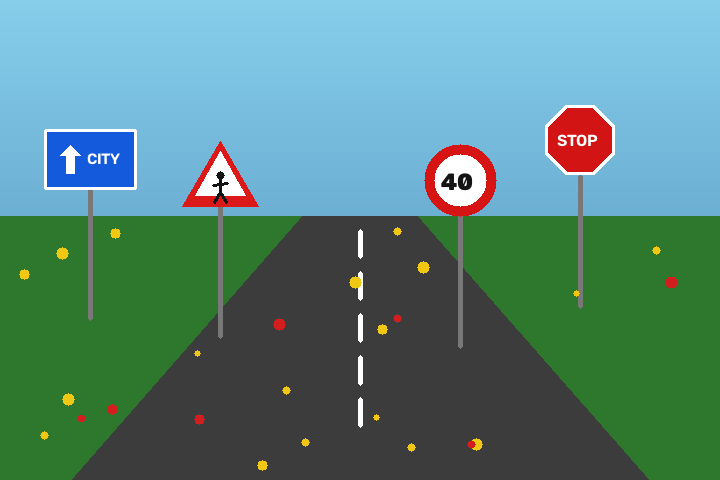
#> input picture sample_data/comprehensive_test_scene.png, 720 x 480 px; the run also reads 1 picture not shown here
$ python generate_all_screenshots.py   (older library calls are emulated)
#> lines starting #> are read from the running program, lines starting #| are printed output that depends on the picture; after the words box and inside, x2 and y2 are one past the last pixel; in counts of white or black regions, pixels touching at a corner belong together
### pipeline/template_matcher.py
import cv2
import numpy as np

def create_canonical_templates():
    """
    Generates standard canonical templates (48x48) for template matching
    using Normalized Cross Correlation (NCC).
    """
    templates = {}

    # 1. '40' Template (Dark text on white background)
    t40 = np.ones((48, 48), dtype=np.uint8) * 255
    cv2.putText(t40, "40", (4, 33), cv2.FONT_HERSHEY_DUPLEX, 0.85, 0, 2)
    templates['40'] = t40

    # 2. '50' Template (Dark text on white background)
    t50 = np.ones((48, 48), dtype=np.uint8) * 255
    cv2.putText(t50, "50", (4, 33), cv2.FONT_HERSHEY_DUPLEX, 0.85, 0, 2)
    templates['50'] = t50

    # 3. 'STOP' Template (White text on dark red background)
    t_stop = np.zeros((48, 48), dtype=np.uint8)
    cv2.putText(t_stop, "STOP", (2, 28), cv2.FONT_HERSHEY_DUPLEX, 0.48, 255, 1)
    templates['STOP'] = t_stop

    # 4. 'PEDESTRIAN' Template (Dark silhouette on white background)
    t_ped = np.ones((48, 48), dtype=np.uint8) * 255
    cv2.circle(t_ped, (24, 12), 4, 0, -1)
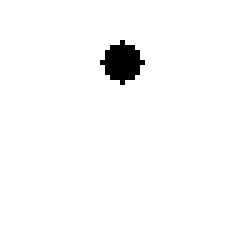
#> t_ped: shape (48, 48) (shown 5 times larger); 97.9% white; 1 black region, box (x1, y1, x2, y2) and area: (20, 8, 29, 17) 49
    cv2.line(t_ped, (24, 16), (24, 30), 0, 3)
#> t_ped: shape (48, 48); 94.5% white; 1 black region, box (x1, y1, x2, y2) and area: (20, 8, 29, 33) 127
    cv2.line(t_ped, (16, 24), (32, 20), 0, 2)
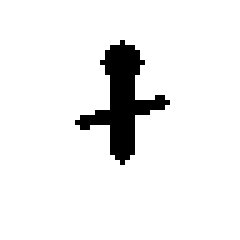
#> t_ped: shape (48, 48) (shown 5 times larger); 92.9% white; 1 black region, box (x1, y1, x2, y2) and area: (15, 8, 34, 33) 163
    cv2.line(t_ped, (24, 30), (16, 42), 0, 2)
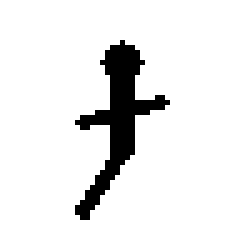
#> t_ped: shape (48, 48) (shown 5 times larger); 91.1% white; 1 black region, box (x1, y1, x2, y2) and area: (15, 8, 34, 44) 205
    cv2.line(t_ped, (24, 30), (32, 42), 0, 2)
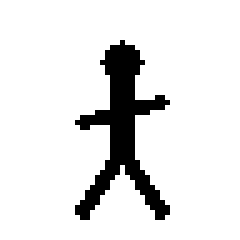
#> t_ped: shape (48, 48) (shown 5 times larger); 89.3% white; 1 black region, box (x1, y1, x2, y2) and area: (15, 8, 34, 44) 247
    templates['PEDESTRIAN'] = t_ped

    # 5. 'ARROW' Template (White arrow on blue background)
    t_arr = np.zeros((48, 48), dtype=np.uint8)
    arrow_pts = np.array([
        [24, 8],
        [36, 22],
        [28, 22],
        [28, 40],
        [20, 40],
        [20, 22],
        [12, 22]
    ], dtype=np.int32)
    cv2.fillPoly(t_arr, [arrow_pts], 255)
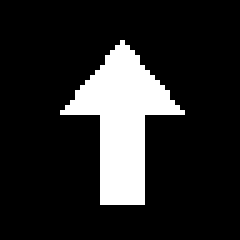
#> t_arr: shape (48, 48) (shown 5 times larger); 15.5% white; 1 white region, box (x1, y1, x2, y2) and area: (12, 8, 37, 41) 357
#> in generate_screenshots, bgr is the input picture: shape (480, 720, 3); mean B, G, R 126.2, 133.1, 87.6
    templates['ARROW'] = t_arr

    return templates

CANONICAL_TEMPLATES = create_canonical_templates()

def match_sign_template(roi_rgb: np.ndarray, candidate_type: str) -> tuple[str, float]:
    """
    Performs Normalized Cross-Correlation (NCC) template matching on the internal
    sign symbol area to identify specific road sign designations ('40', '50', 'STOP', etc.).
    """
    if roi_rgb is None or roi_rgb.size == 0:
        return "", 0.0

    h, w = roi_rgb.shape[:2]
    if h < 24 or w < 24:
        return "", 0.0

    roi_gray = cv2.cvtColor(roi_rgb, cv2.COLOR_RGB2GRAY)

    # Extract central 65% symbol region to exclude outer border ring
    y_start, y_end = int(h * 0.18), int(h * 0.82)
    x_start, x_end = int(w * 0.18), int(w * 0.82)
    inner_symbol = roi_gray[y_start:y_end, x_start:x_end]

    if inner_symbol.size == 0:
        return "", 0.0

    inner_resized = cv2.resize(inner_symbol, (48, 48), interpolation=cv2.INTER_AREA)

    cand_lower = candidate_type.lower()

    # 1. Circular Red Sign: Test Speed Limits 40 and 50
    if "circle" in cand_lower or "speed" in cand_lower or "prohibitory" in cand_lower:
        res40 = cv2.matchTemplate(inner_resized, CANONICAL_TEMPLATES['40'], cv2.TM_CCOEFF_NORMED)
        res50 = cv2.matchTemplate(inner_resized, CANONICAL_TEMPLATES['50'], cv2.TM_CCOEFF_NORMED)
        _, max40, _, _ = cv2.minMaxLoc(res40)
        _, max50, _, _ = cv2.minMaxLoc(res50)

        if max(max40, max50) >= 0.35:
            if max40 >= max50:
                return "Speed Limit 40", float(max40)
            else:
                return "Speed Limit 50", float(max50)
        return "Speed Limit (Circular)", 0.50

    # 2. Octagonal Red Sign: Test STOP
    if "stop" in cand_lower or "octagon" in cand_lower:
        res_stop = cv2.matchTemplate(inner_resized, CANONICAL_TEMPLATES['STOP'], cv2.TM_CCOEFF_NORMED)
        _, max_stop, _, _ = cv2.minMaxLoc(res_stop)
        if max_stop >= 0.30:
            return "STOP Sign", float(max_stop)
        return "STOP Sign (Octagon)", 0.85

    # 3. Triangular Sign: Pedestrian Crossing
    if "triangle" in cand_lower or "pedestrian" in cand_lower:
        return "Pedestrian Crossing", 0.90

    # 4. Rectangular Blue Sign: Direction Board
    if "direction" in cand_lower or "rectangle" in cand_lower or "blue" in cand_lower:
        return "Direction Board", 0.92

    return "", 0.0

### pipeline/color_segmentation.py
import cv2
import numpy as np

def rgb_to_hsv(image_rgb: np.ndarray) -> np.ndarray:
    """
    Convert RGB image to HSV (Hue, Saturation, Value) color space.
    HSV decouples intensity (Value) from chromatic information (Hue & Saturation),
    providing invariance to illumination variations on roads.
    """
    return cv2.cvtColor(image_rgb, cv2.COLOR_RGB2HSV)
#> returned value: shape (480, 720, 3); mean H, S, V 58.2, 99.1, 151.7

# [6 lines left out: function get_hsv_channels, not called in this run]

def segment_colors(
    image_rgb: np.ndarray,
    detect_red: bool = True,
    detect_blue: bool = True,
    detect_yellow: bool = True,
    red_lower1=(0, 100, 70),
    red_upper1=(10, 255, 255),
    red_lower2=(165, 100, 70),
    red_upper2=(180, 255, 255),
    blue_lower=(102, 130, 60),
    blue_upper=(130, 255, 255),
    yellow_lower=(15, 110, 60),
    yellow_upper=(35, 255, 255)
):
    """
    Segments candidate traffic sign regions by color thresholding in HSV color space.
    Traffic signs predominantly use Red (regulatory/stop), Blue (mandatory/info),
    and Yellow/Amber (warning/caution).

    Because Red wraps around the 0-180 Hue boundary in OpenCV, two threshold ranges
    are computed and joined via bitwise-OR.

    Returns:
        combined_mask: np.ndarray (binary mask of all detected colors)
        color_masks: dict containing individual binary masks for 'red', 'blue', 'yellow'
        masked_rgb: np.ndarray (original image masked with combined_mask)
    """
#> called with detect_red = True, detect_blue = True, detect_yellow = True, red_lower1 = (0, 100, 70), red_upper1 = (10, 255, 255), red_lower2 = (165, 100, 70), red_upper2 = (180, 255, 255), blue_lower = (102, 130, 60)
    hsv = rgb_to_hsv(image_rgb)
    h, w, _ = image_rgb.shape
    combined_mask = np.zeros((h, w), dtype=np.uint8)
    color_masks = {}

    # Red Segmentation (Dual Hue range for wrap-around)
    if detect_red:
        mask_red1 = cv2.inRange(hsv, np.array(red_lower1, dtype=np.uint8), np.array(red_upper1, dtype=np.uint8))
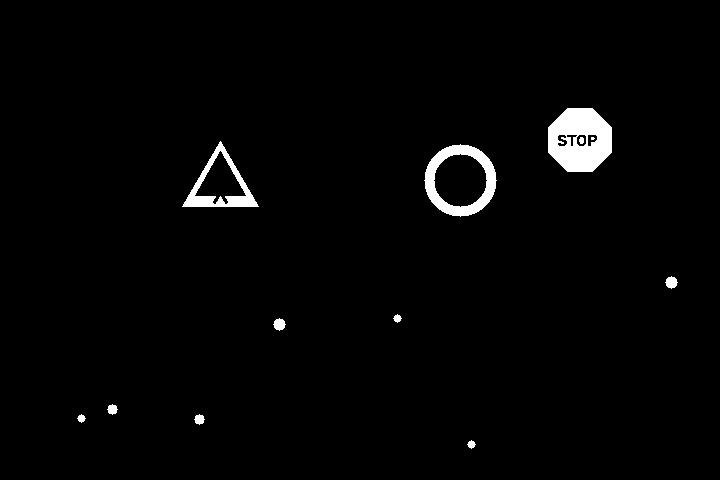
#> mask_red1: shape (480, 720); 2% white; 12 white regions (1 under 20 px), largest, box (x1, y1, x2, y2) and area: (548, 108, 612, 172) 3077, (424, 144, 497, 217) 1932, (182, 141, 259, 207) 1348
        mask_red2 = cv2.inRange(hsv, np.array(red_lower2, dtype=np.uint8), np.array(red_upper2, dtype=np.uint8))
#> mask_red2: shape (480, 720); every value is 0
        mask_red = cv2.bitwise_or(mask_red1, mask_red2)
        color_masks['red'] = mask_red
        combined_mask = cv2.bitwise_or(combined_mask, mask_red)
    else:
        color_masks['red'] = np.zeros((h, w), dtype=np.uint8)

    # Blue Segmentation (Higher saturation threshold avoids natural sky)
    if detect_blue:
        mask_blue = cv2.inRange(hsv, np.array(blue_lower, dtype=np.uint8), np.array(blue_upper, dtype=np.uint8))
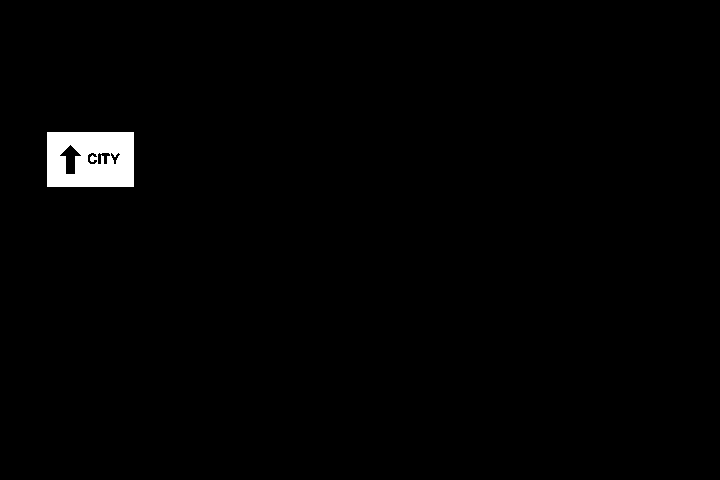
#> mask_blue: shape (480, 720); 1.3% white; 1 white region, box (x1, y1, x2, y2) and area: (47, 132, 134, 187) 4332
        color_masks['blue'] = mask_blue
        combined_mask = cv2.bitwise_or(combined_mask, mask_blue)
#> combined_mask: shape (480, 720); 3.3% white; 13 white regions (1 under 20 px), largest, box (x1, y1, x2, y2) and area: (47, 132, 134, 187) 4332, (548, 108, 612, 172) 3077, (424, 144, 497, 217) 1932
    else:
        color_masks['blue'] = np.zeros((h, w), dtype=np.uint8)

    # Yellow Segmentation
    if detect_yellow:
        mask_yellow = cv2.inRange(hsv, np.array(yellow_lower, dtype=np.uint8), np.array(yellow_upper, dtype=np.uint8))
#> mask_yellow: shape (480, 720); 0.36% white; 18 white regions, largest, box (x1, y1, x2, y2) and area: (56, 247, 69, 260) 113, (417, 261, 430, 274) 113, (349, 276, 362, 289) 113
#> (the rest of the program and of its run is left out)
